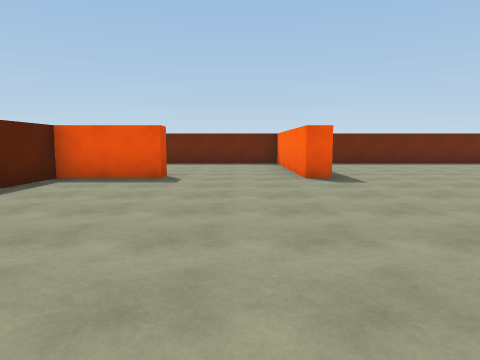
View 1 (above)

16 first-person views from a walk through a Unity game level. The camera is 1.3 m above the floor, tilts 6° down and sees 70° across. The floor is counted in squares, 2 m on a side. Each view is taken from the middle of a square. On the plan, view 1 faces up. The plan holds only what a view shows up to about 10 squares ahead; the rest is blank. The player character is not drawn. Surface patterns are stand-ins for the level's own textures.

View 2
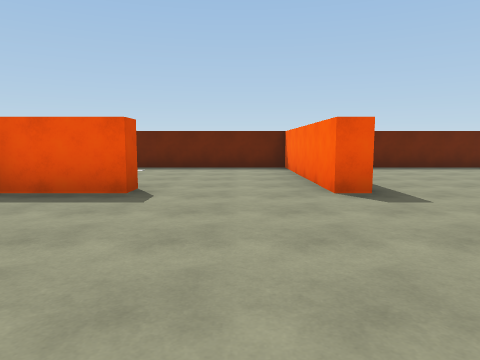

View 3
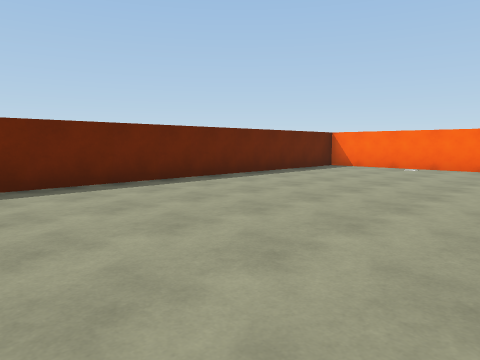

View 4
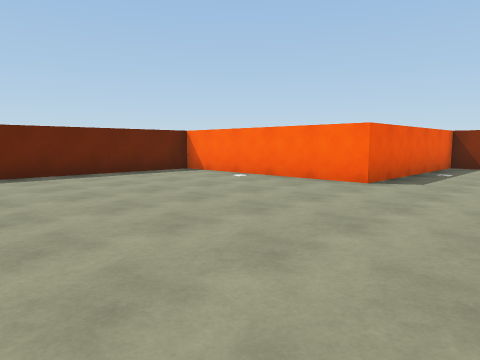

View 5
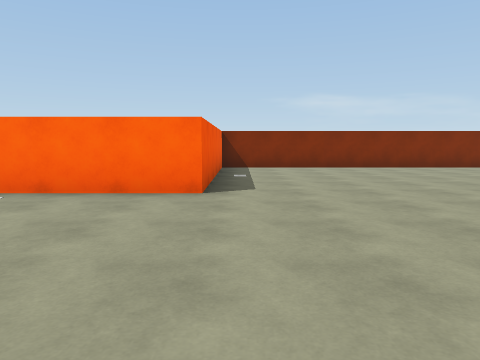

View 6
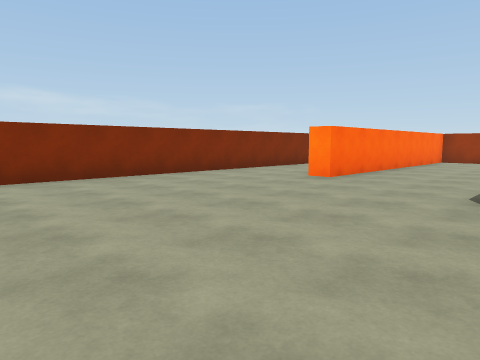

View 7
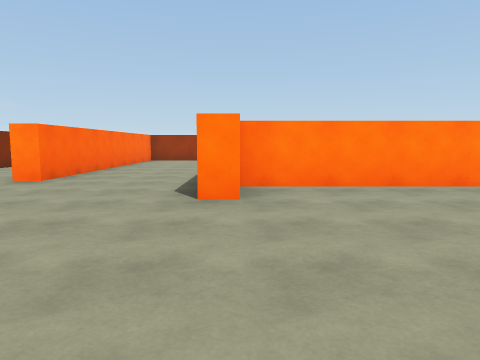

View 8
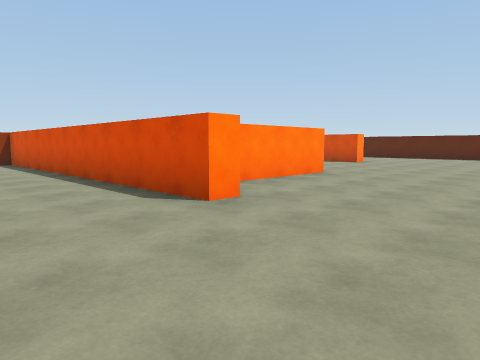

View 9
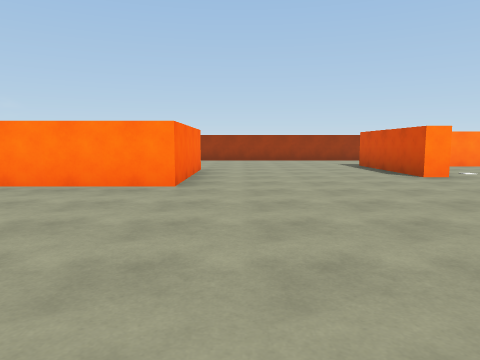

View 10
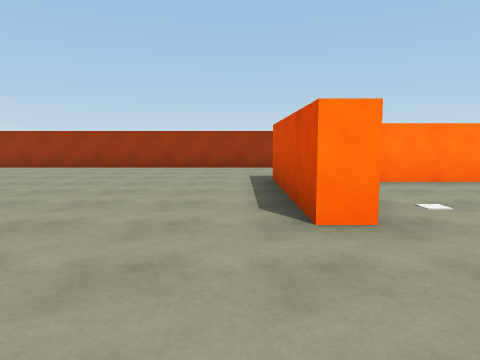

View 11
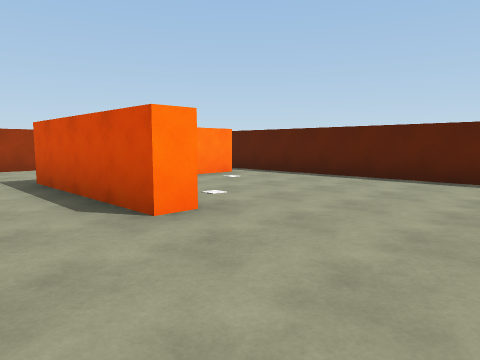

View 12
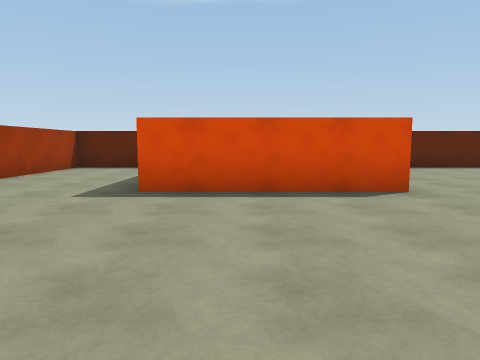

View 13
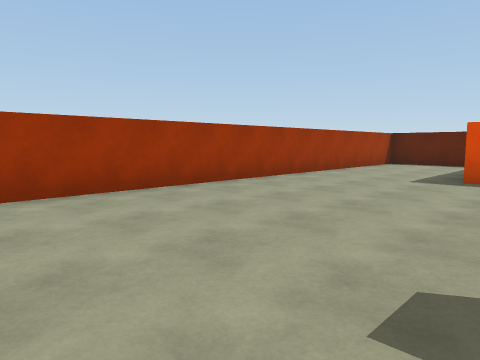

View 14
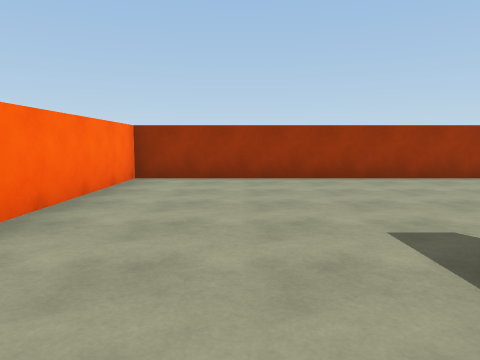

View 15
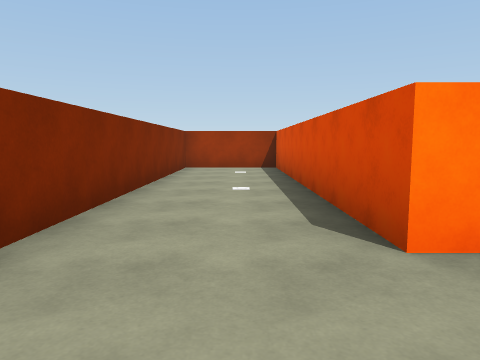

View 16
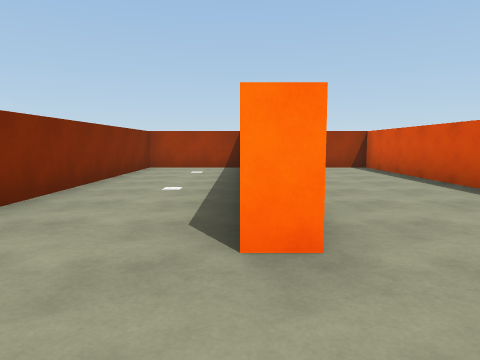

### Floor plan
Points are (right, up) in squares from view 1. A wall is a line through its corners. A room is listed if a view was taken in it or the views show most of it. See-through windows are left out.
Room 1 (views 1, 2, 3, 4, 5, 6, 7, 8, 9, 10, 11, 12, 13, 14, 15, 16)
walls: (10, 1) (10.5, 1) (10.5, -8.5) (11.6, -8.5); (6, -3.8) (6, -0.2) (10, -0.2); (0.9, -1.7) (1.4, -1.7) (1.4, -5.4); (1.9, 6.5) (1.3, 6.5) (1.3, 11.5) (-2.9, 11.5); (-3.5, -0.1) (-3.5, -5.9); (-1.5, 7) (-1.5, 6.5) (-3.5, 6.5) (-3.5, 4.9); (-3.5, 2.6) (-3.5, 0.6); (13.5, -5.8) (13.5, -1) (14, -1) (14, -8.5) (16.5, -8.5) (16.5, 6.5) (11.5, 6.5) (11.5, 11.5) (2.9, 11.5); (-2.6, -4.9) (-0.4, -4.9); (-3.5, -6.4) (-3.5, -8.5) (10, -8.5) (10, -4.8)

Positions as (right, up) in squares from view 1, and headings:
1: (0, 0), facing up
2: (0, 2), facing up
3: (2, 6), facing up-right
4: (6, 4), facing up-right
5: (7, 6), facing right
6: (10, 5), facing down-right
7: (10, 5), facing down
8: (13, 4), facing down-left
9: (5, 5), facing down
10: (2, 1), facing down
11: (3, 1), facing down-left
12: (6, -4), facing left
13: (8, -4), facing down-left
14: (8, -2), facing down
15: (15, 1), facing down
16: (14, 1), facing down
